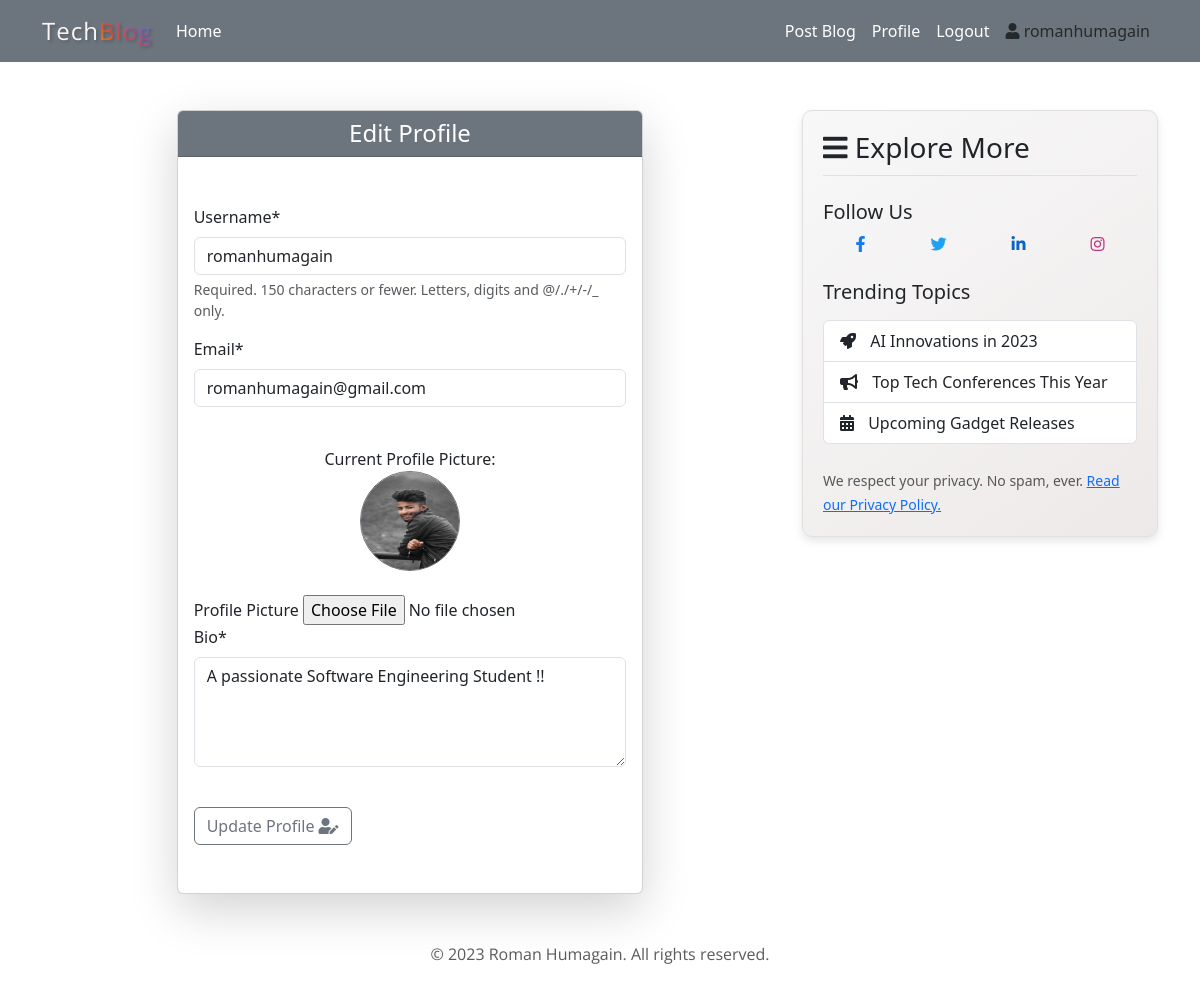
/user/update_profile/ (signed in), run on an earlier commit of the app's database.
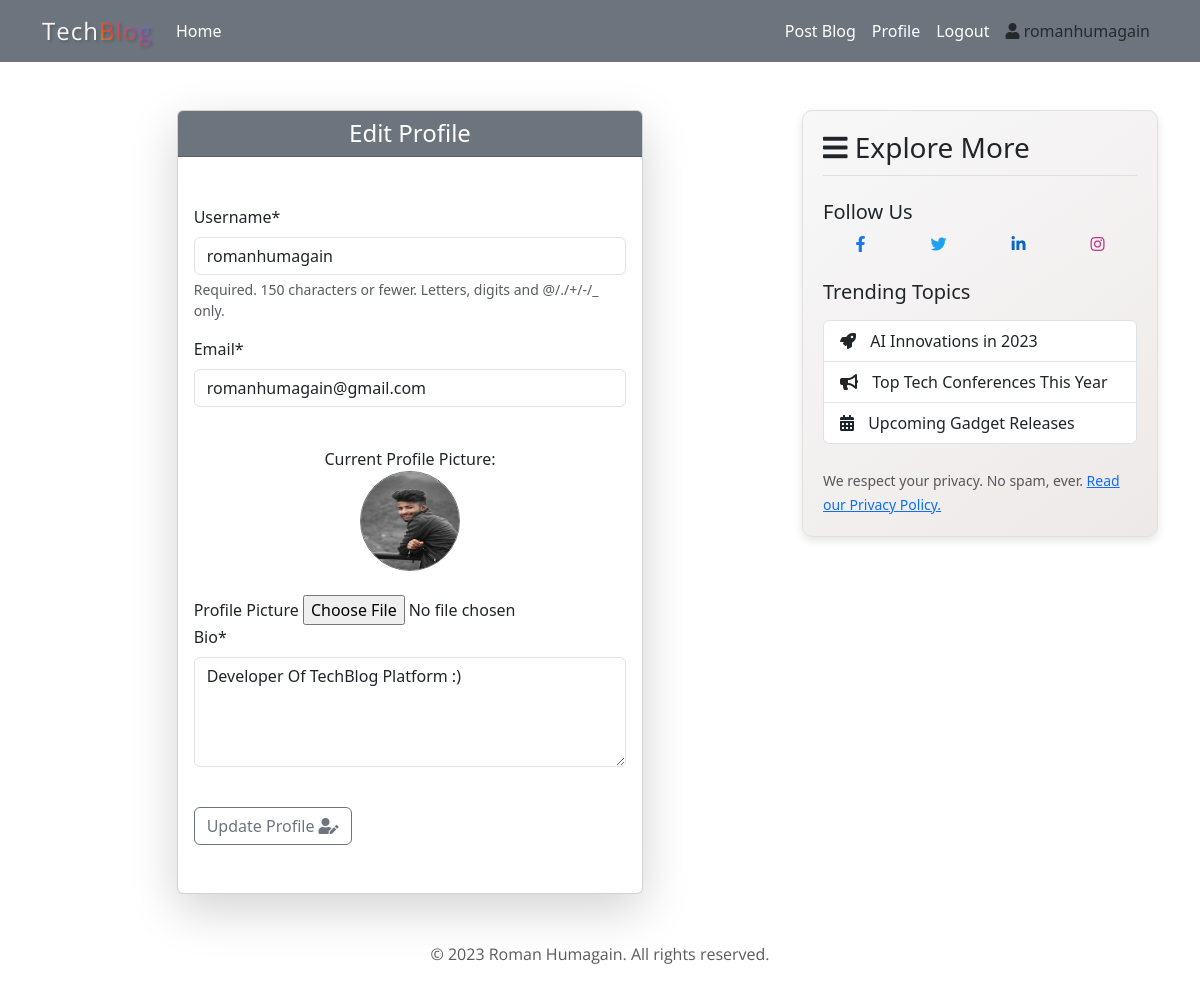
And on a later commit of the database.
### Users/models.py (models this page shows, shortened)
class Profile(models.Model):
    user = models.OneToOneField(User, on_delete=models.CASCADE)
    previous_logged_in_date = models.DateTimeField(null=True , blank=True)
    slug = models.SlugField(null=True,unique=True)
    profile_pic = models.ImageField(default='profile_pics/default.jpg', upload_to='profile_pics')
    bio = models.TextField(null=True, default=None)
    follower_count = models.IntegerField(null=True, default=0)
    following = models.ManyToManyField('self' , through = 'Follow' , related_name='followers' , symmetrical=False)

### Users/views.py (the view, shortened to what this page needs)
# urls.py: path('update_profile/', UpdateProfileView.as_view() , name="update_profile" ),
class UpdateProfileView(LoginRequiredMixin, View):
    def get_forms(self , request):
        user_update_form = UserUpdateForm(instance=request.user)
        profile_update_form = ProfileUpdateForm(instance=request.user.profile)
        return user_update_form, profile_update_form
    def get(self , request):
        user_update_form , profile_update_form = self.get_forms(request)
        context = {
            'title':'Update Profile',
            'user_update_form':user_update_form,
            'profile_update_form':profile_update_form
            }
        return render(request, 'users/update_profile.html' , context)

### Users/forms.py
class UserUpdateForm(forms.ModelForm):
    email = forms.EmailField()
    class Meta:
        model = User
        fields = ['username', 'email']

class ProfileUpdateForm(forms.ModelForm):
    bio = forms.CharField(widget=forms.Textarea(attrs={'rows': 4}))
    class Meta:
        model = Profile
        fields = ['profile_pic' , 'bio']

### Users/templates/users/update_profile.html (shortened to what this page needs)
{% extends 'blog/base.html' %}
{% load crispy_forms_tags %}
{% block body %}
<div class="container">
    <div class="row justify-content-center">
        <div class="col-md-8">
            <div class="card border-secondart shadow-lg">
                <div class="card-header bg-secondary text-white">
                    <h4 class="text-center mb-0">Edit Profile</h4>
                </div>
                <div class="card-body py-5">
                    <form method="post" enctype="multipart/form-data">
                        <fieldset class="form-group mb-4">
                            {{ user_update_form|crispy }}
                        </fieldset>
                        {% if request.user.profile.profile_pic %}
                        <div class="form-group text-center mb-4">
                            <label>Current Profile Picture:</label>
                            <div class="mb-3">
                                <img src="{{ request.user.profile.profile_pic.url }}" alt="Current Profile Picture"
                                    class="rounded-circle border border-secondary" style="width:100px; height:100px;">
                            </div>
                        </div>
                        {% endif %}
                        <fieldset class="form-group mb-4">
                            <div class="form-group">
                                <label for="{{ profile_update_form.profile_pic.id_for_label }}" class="{% if profile_update_form.profile_pic.field.required %}required-field{% endif %}">Profile Picture</label>
                                <input type="file" name="{{ profile_update_form.profile_pic.name }}"
                                    id="{{ profile_update_form.profile_pic.id_for_label }}" class="form-control-file">
                            </div>
                            {{ profile_update_form.bio|as_crispy_field }}
                        </fieldset>
                        <div class="form-group mt-4">
                            <button type="submit" class="btn btn-outline-secondary btn-block">Update Profile <i class="fas fa-user-edit"></i></button>
                        </div>
                    </form>
                </div>
            </div>
        </div>
    </div>
</div>
{% endblock %}

What changed in the data, as far as the page shows it:
changed Profile: bio "A passionate Software Engineering Student !!" → "Developer Of TechBlog Platform :)"
